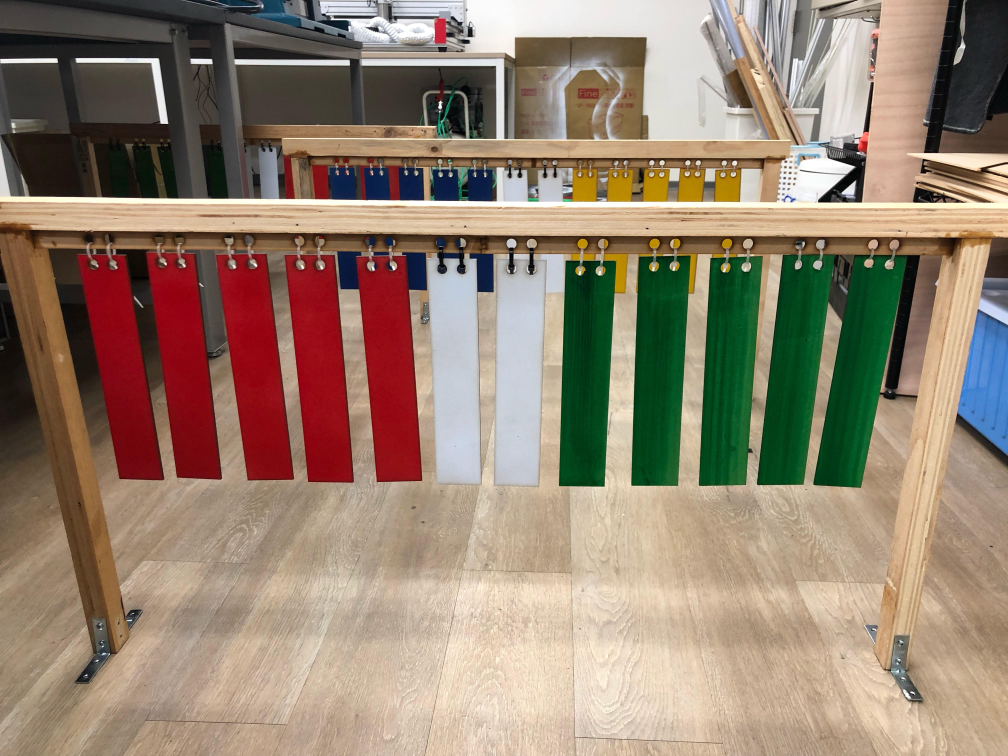
#> input picture tel_image/R.jpg, 4032 x 3024 px (shown at 1/4 size)
$ python pick2.py
#> lines starting #> are read from the running program, lines starting #| are printed output that depends on the picture; after the words box and inside, x2 and y2 are one past the last pixel; in counts of white or black regions, pixels touching at a corner belong together; long printed decimals are rounded
import cv2
import numpy as np

def findMask(hsv_img):
    lower_red_0 = np.array([40, 70, 0])
    upper_red_0 = np.array([80, 255, 255])
    lower_red_1 = np.array([40, 70, 0])
    upper_red_1 = np.array([80, 255, 255])
    red_mask0 = cv2.inRange(hsv_img, lower_red_0, upper_red_0)
    red_mask1 = cv2.inRange(hsv_img, lower_red_1, upper_red_1)
    red_mask = cv2.bitwise_or(red_mask0, red_mask1)

    return red_mask

kernel = np.ones((2,2),np.uint8)
img = cv2.imread('./R.jpg')
#> img is the input picture: shape (3024, 4032, 3); mean B, G, R 112.1, 130, 148.5
img = cv2.resize(img, (403, 302), interpolation=cv2.INTER_AREA)
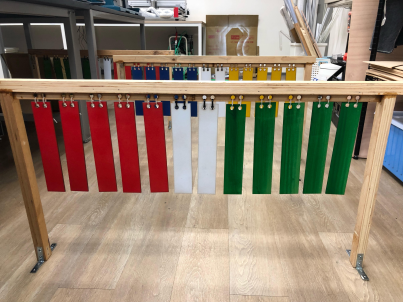
#> img: shape (302, 403, 3); mean B, G, R 112.1, 130, 148.5
print(img.shape)
#| (302, 403, 3)
blurred = cv2.pyrMeanShiftFiltering(img, 3, 3)
hsv_img = cv2.cvtColor(blurred, cv2.COLOR_BGR2HSV)
#> hsv_img: shape (302, 403, 3); mean H, S, V 39.8, 89.9, 155.5
# red hsv range and mask on hsv_img
red_mask = findMask(hsv_img)
#> in findMask, `red_mask0 = cv2.inRange(hsv_img, lower_red_0, upper_red_0)`:
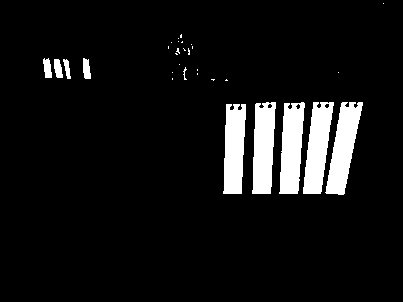
#> red_mask0: shape (302, 403); 7.8% white; 31 white regions (21 under 20 px)
# print(red_mask.shape)
(contour_contours, contour_h) = cv2.findContours(red_mask, cv2.RETR_EXTERNAL, cv2.CHAIN_APPROX_NONE)
#> contour_contours = 31 contours, 22 with area under 20; largest, box (x1, y1, x2, y2) and area: (325, 102, 363, 195) 1731, (279, 102, 305, 194) 1676, (303, 102, 334, 194) 1676, (252, 102, 276, 194) 1663, (223, 104, 246, 194) 1570; contour_h = 31 rows, first 6: [1, -1, -1, -1], [2, 0, -1, -1], [3, 1, -1, -1], [4, 2, -1, -1], [5, 3, -1, -1], [6, 4, -1, -1]
contour_i = red_mask.copy()
contour_i = cv2.cvtColor(contour_i, cv2.COLOR_GRAY2BGR)
#> contour_i: shape (302, 403, 3); 7.8% white; 31 white regions (21 under 20 px), largest, box (x1, y1, x2, y2) and area: (325, 102, 363, 195) 1852, (279, 102, 305, 194) 1779, (303, 102, 334, 194) 1779
cv2.drawContours(contour_i, contour_contours, -1, (0, 0, 255), 2)

avg_x = []
avg_y = []
print(len(contour_contours))
#| 31
for cnt in contour_contours:
  for c in cnt:
    avg_x.append(c[0][0])
    avg_y.append(c[0][1])
#> this loop made 31 passes
#> cnt on passes 6, 8, 9, 10, 11, 12, 14, 19, 23, 24, 25, 26: [[226, 79], [225, 80], [226, 80], [227, 80]], [[172, 78], [172, 79]], [[197, 73], [197, 74]], [[338, 72]], [[172, 72]], [[197, 69], [197, 70]], [[179, 64]], [[175, 53], [176, 54], [177, 54], [176, 53]], [[192, 46], [192, 47], [192, 48], [192, 47]], [[168, 46], [168, 47], [168, 48], [168, 47]], [[191, 44]], [[171, 42]]
#> after the loop, avg_x = 1455 values, max 383 at index 1454, min 43 at index 1350, mean 253.9; avg_y = 1455 values, max 194 at index 342, min 3 at index 1454, mean 128.9
print(np.mean(avg_x))
#| 253.948
print(np.mean(avg_y))
#| 128.946
cv2.circle(contour_i, (int(np.mean(avg_x)), int(np.mean(avg_y))), 10, (255,255,0), -1)
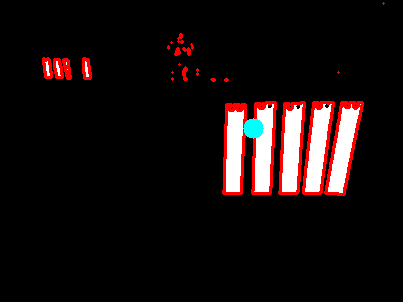
#> contour_i: shape (302, 403, 3); mean B, G, R 14.2, 14.2, 23.1
cv2.imshow("test_center", contour_i)
cv2.imwrite("test_center.jpg", contour_i)
cv2.waitKey(0)
